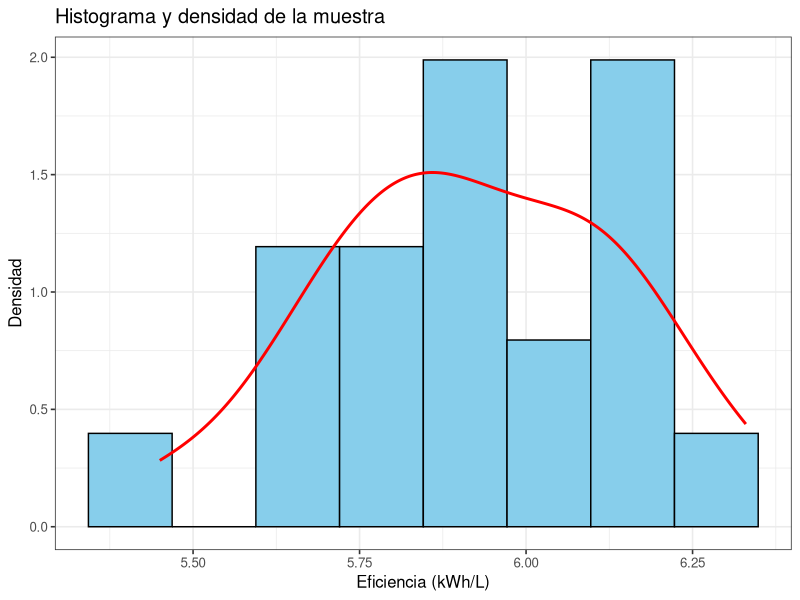

Write the R code that produced this figure.
## ---- chunk 1
knitr::opts_chunk$set(echo = TRUE)
## ---- chunk 2

# Datos
muestra <- c(6.12, 5.87, 5.45, 6.33, 5.71, 6.04, 5.92, 5.65, 6.18, 
             5.78, 5.95, 6.21, 5.63, 5.79, 6.11, 5.88, 6.02, 5.76, 5.85, 6.10)

n <- length(muestra)
media <- mean(muestra)
sd_muestra <- sd(muestra)

print(media)
print(sd_muestra)

## ---- chunk 3

library(ggplot2)

df <- data.frame(muestra=muestra)

ggplot(df, aes(x=muestra)) +
  geom_histogram(aes(y=..density..), bins=8, fill="skyblue", color="black") +
  geom_density(color="red", size=1) +
  labs(title="Histograma y densidad de la muestra",
       x="Eficiencia (kWh/L)", y="Densidad") +
  theme_bw(base_size=12)


## ---- chunk 4


shapiro.test(muestra)      # Shapiro–Wilk

        
## ---- chunk 5

error_est <- qt(0.975, df=n-1) * sd_muestra/sqrt(n)
IC_t <- c(media - error_est, media + error_est)
IC_t


## ---- chunk 6
set.seed(123)
B <- 2000
boot_means <- replicate(B, mean(sample(muestra, replace=TRUE)))
IC_boot_percentil <- quantile(boot_means, c(0.025, 0.975))

## ---- chunk 7
library(boot)

# función para media
media_fn <- function(data, i) mean(data[i])

boot_obj <- boot(data=muestra, statistic=media_fn, R=2000)

# IC BCa
IC_boot_BCa <- boot.ci(boot_obj, type=c("bca"))

## ---- chunk 8
IC_boot_percentil
IC_boot_BCa

